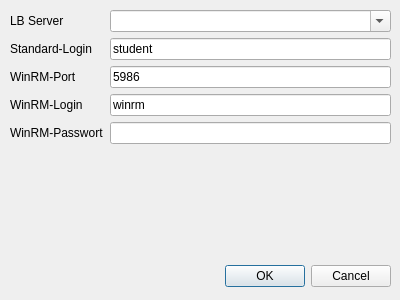
<?xml version="1.0" encoding="UTF-8"?>
<ui version="4.0">
 <class>Dialog</class>
 <widget class="QDialog" name="Dialog">
  <property name="geometry">
   <rect>
    <x>0</x>
    <y>0</y>
    <width>400</width>
    <height>300</height>
   </rect>
  </property>
  <property name="windowTitle">
   <string>Dialog</string>
  </property>
  <widget class="QDialogButtonBox" name="buttonBox">
   <property name="geometry">
    <rect>
     <x>50</x>
     <y>260</y>
     <width>341</width>
     <height>32</height>
    </rect>
   </property>
   <property name="orientation">
    <enum>Qt::Horizontal</enum>
   </property>
   <property name="standardButtons">
    <set>QDialogButtonBox::Cancel|QDialogButtonBox::Ok</set>
   </property>
  </widget>
  <widget class="QWidget" name="formLayoutWidget">
   <property name="geometry">
    <rect>
     <x>10</x>
     <y>10</y>
     <width>381</width>
     <height>241</height>
    </rect>
   </property>
   <layout class="QFormLayout" name="formLayout">
    <item row="0" column="0">
     <widget class="QLabel" name="label">
      <property name="text">
       <string>LB Server</string>
      </property>
     </widget>
    </item>
    <item row="0" column="1">
     <widget class="QComboBox" name="comboBox_LbServer">
      <property name="editable">
       <bool>true</bool>
      </property>
     </widget>
    </item>
    <item row="1" column="0">
     <widget class="QLabel" name="label_2">
      <property name="text">
       <string>Standard-Login</string>
      </property>
     </widget>
    </item>
    <item row="1" column="1">
     <widget class="QLineEdit" name="lineEdit_StdLogin">
      <property name="toolTip">
       <string>Benutzername der Prüfungskandidaten auf Client PC, sollte student sein</string>
      </property>
      <property name="text">
       <string>student</string>
      </property>
     </widget>
    </item>
    <item row="3" column="0">
     <widget class="QLabel" name="label_3">
      <property name="text">
       <string>WinRM-Login</string>
      </property>
     </widget>
    </item>
    <item row="3" column="1">
     <widget class="QLineEdit" name="lineEdit_winRmUser">
      <property name="toolTip">
       <string>Benutzername für Remotezugriff (wie im Konfigskript für Client-PCs)</string>
      </property>
      <property name="text">
       <string>winrm</string>
      </property>
     </widget>
    </item>
    <item row="4" column="0">
     <widget class="QLabel" name="label_4">
      <property name="text">
       <string>WinRM-Passwort</string>
      </property>
     </widget>
    </item>
    <item row="4" column="1">
     <widget class="QLineEdit" name="lineEdit_winRmPwd">
      <property name="toolTip">
       <string>Passwort für Remotezugriff (wie im Konfigskript für Client-PCs)</string>
      </property>
      <property name="inputMethodHints">
       <set>Qt::ImhSensitiveData</set>
      </property>
     </widget>
    </item>
    <item row="2" column="0">
     <widget class="QLabel" name="label_5">
      <property name="text">
       <string>WinRM-Port</string>
      </property>
     </widget>
    </item>
    <item row="2" column="1">
     <widget class="QLineEdit" name="lineEdit_winRmPort">
      <property name="text">
       <string>5986</string>
      </property>
     </widget>
    </item>
   </layout>
  </widget>
 </widget>
 <tabstops>
  <tabstop>comboBox_LbServer</tabstop>
  <tabstop>lineEdit_StdLogin</tabstop>
  <tabstop>lineEdit_winRmPort</tabstop>
  <tabstop>lineEdit_winRmUser</tabstop>
  <tabstop>lineEdit_winRmPwd</tabstop>
 </tabstops>
 <resources/>
 <connections>
  <connection>
   <sender>buttonBox</sender>
   <signal>accepted()</signal>
   <receiver>Dialog</receiver>
   <slot>accept()</slot>
   <hints>
    <hint type="sourcelabel">
     <x>248</x>
     <y>254</y>
    </hint>
    <hint type="destinationlabel">
     <x>157</x>
     <y>274</y>
    </hint>
   </hints>
  </connection>
  <connection>
   <sender>buttonBox</sender>
   <signal>rejected()</signal>
   <receiver>Dialog</receiver>
   <slot>reject()</slot>
   <hints>
    <hint type="sourcelabel">
     <x>316</x>
     <y>260</y>
    </hint>
    <hint type="destinationlabel">
     <x>286</x>
     <y>274</y>
    </hint>
   </hints>
  </connection>
 </connections>
</ui>
